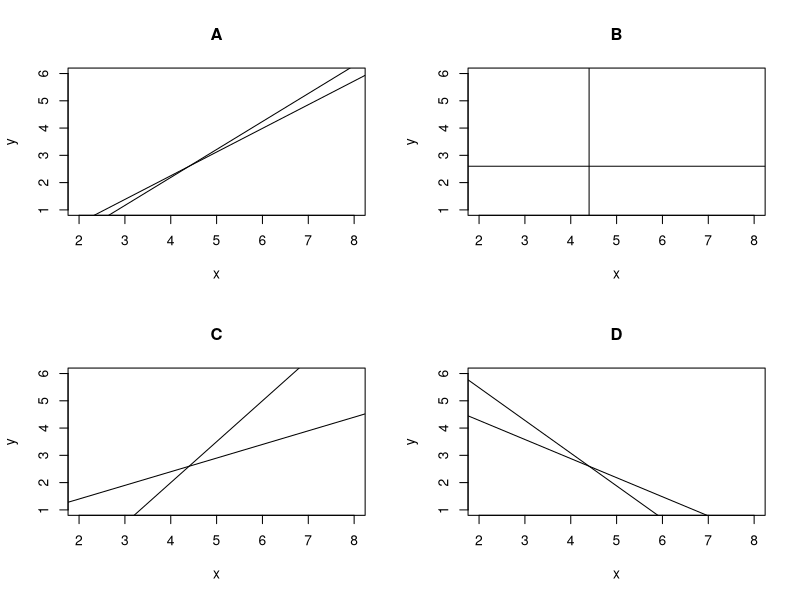

This figure's R source:
## ---- chunk 1
## DATA GENERATION
x <- c(3, 3, 5, 6, 7, 8, 3, 4, 2, 3)
y <- c(2, 1, 2, 3, 6, 6, 2, 2, 1, 1)
n <- length(x)
table <- matrix(c(x,y), nrow = 2, byrow = T)
#decimals <- matrix(rep(1,2*n), nrow = 2, ncol=9, byrow=TRUE)
rownames(table) <- c("X", "Y")
sumx <- sum(x)
sumy <- sum(y)
sumx2 <- sum(x^2)
sumy2 <- sum(y^2)
sumxy <- sum(x*y)

## QUESTION/ANSWER GENERATION
# means
mx <- sumx / n
my <- sumy / n
# variances
s2x <- sumx2/n-mx^2
s2y <- sumy2/n-my^2
# Covariances
sxy <- sumxy/n-mx*my
# Detercmation coeff
r2xy <- sxy^2/(s2x*s2y)
# Slopes
byx <- sxy/s2x
# Regression lines
lmyx <- lm(y ~ x)
lmxy <- lm(x ~ y)
## ---- chunk 2
library(knitr)
knitr::opts_chunk$set(echo = F, message = F, warning = F)
library(kableExtra)
kable(table) %>% kable_styling()
## ---- chunk 3
layout(matrix(1:4, ncol = 2, byrow = T))
plot(x, y, type = "n", main = "A" )
abline(lmyx)
abline(-lmxy$coefficients[1]/lmxy$coefficients[2], 1/lmxy$coefficients[2])
plot(x, y, type = "n", main = "B")
abline(h = mean(y))
abline(v = mean(x))
plot(x, y, type = "n", main = "C")
abline(mean(y)-1.5*mean(x), 1.5)
abline(mean(y)-0.5*mean(x), 0.5)
plot(x, y, type = "n", main = "D")
abline(mean(y)+1.2*mean(x), -1.2)
abline(mean(y)+0.7*mean(x), -0.7)
